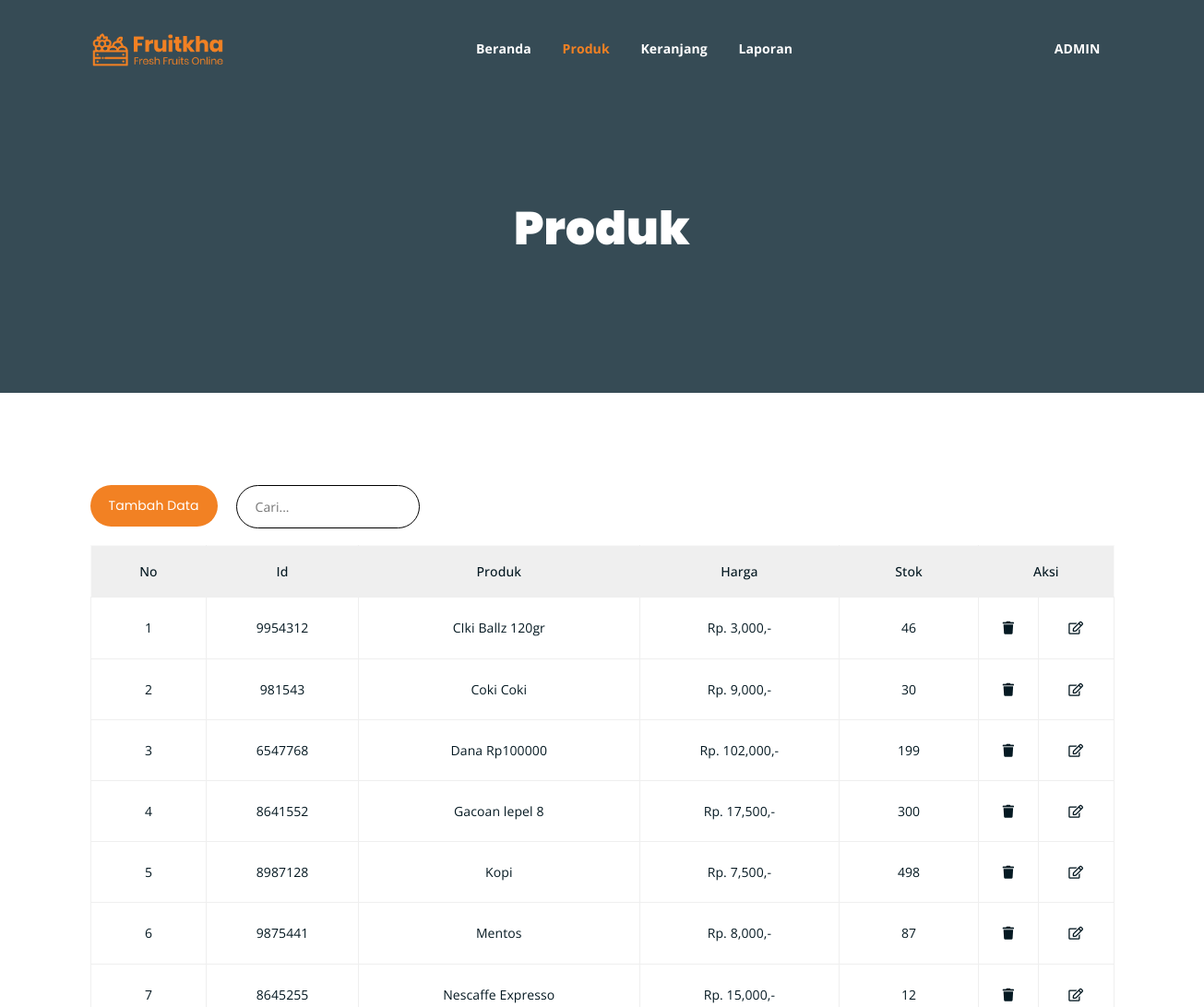
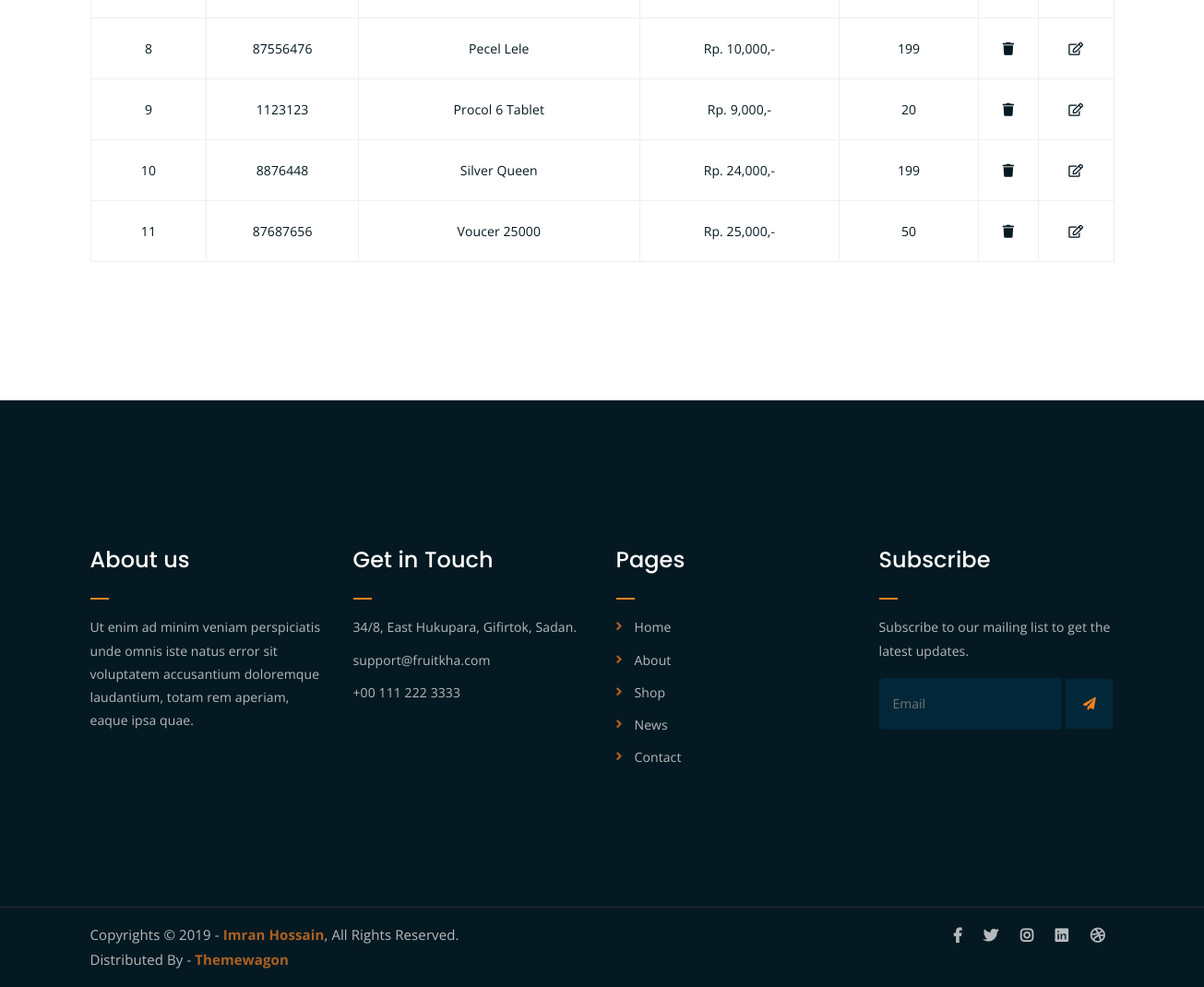
The app's page /admin/produk.php (signed in) with its own data (2 pictures, top to bottom).
### tables this page shows
CREATE TABLE `produk` (
  `idproduk` int NOT NULL,
  `namaproduk` varchar(255) NOT NULL,
  `harga` varchar(255) NOT NULL,
  `stok` int NOT NULL
);

### admin/produk.php (the view, shortened to what this page needs)
<?php
include 'include/config.php';
if (isset($_POST['cari'])) {
	$cari = $_POST['cari'];
	$queryproduk = mysqli_query($conn, "SELECT * FROM produk WHERE
						idproduk LIKE '%$cari%' OR namaproduk LIKE '%$cari%'");
} else {
	$queryproduk = mysqli_query($conn, "SELECT *from produk ORDER BY namaproduk ASC");
}
?>
<!DOCTYPE html>
<html lang="en">
<head>
	<link rel="stylesheet" href="assets/css/all.min.css">
	<link rel="stylesheet" href="assets/bootstrap/css/bootstrap.min.css">
	<link rel="stylesheet" href="assets/css/owl.carousel.css">
	<link rel="stylesheet" href="assets/css/magnific-popup.css">
	<link rel="stylesheet" href="assets/css/animate.css">
	<link rel="stylesheet" href="assets/css/meanmenu.min.css">
	<link rel="stylesheet" href="assets/css/main.css">
	<link rel="stylesheet" href="assets/css/responsive.css">
</head>
<body>
	<div class="top-header-area" id="sticker">
		<div class="container">
			<div class="row">
				<div class="col-lg-12 col-sm-12 text-center">
					<div class="main-menu-wrap">
						<div class="site-logo">
							<a href="#">
								<img src="assets/img/logo.png" alt="">
							</a>
						</div>
						<nav class="main-menu">
							<ul>
								<li><a href="beranda.php">Beranda</a></li>
								<li class="current-list-item"><a href="#">Produk</a></li>
								<li><a href="keranjang.php">Keranjang</a></li>
								<li><a href="laporan.php">Laporan</a></li>
								<li><a href="#">
										<?php echo $_SESSION['nama']; ?>
									</a>
								</li>
							</ul>
						</nav>
					</div>
				</div>
			</div>
		</div>
	</div>
	<div class="breadcrumb-section breadcrumb-bg">
		<div class="container">
			<div class="row">
				<div class="col-lg-8 offset-lg-2 text-center">
					<div class="breadcrumb-text">
						<h1>Produk</h1>
					</div>
				</div>
			</div>
		</div>
	</div>
	<div class="cart-section mt-100 mb-150">
		<div class="container">
			<div class="row">
				<a style="margin-left:15px;margin-bottom:20px; margin-right:20px;" class="boxed-btn"
					href="prdtbh.php">Tambah Data</a>
				<form class="searchform" action="" method="post">
					<input type="text" placeholder="Cari..." name="cari">
				</form>
				<div class="col-md-12">
					<div class="cart-table-wrap">
						<table class="cart-table">
							<thead class="cart-table-head">
								<tr class="table-head-row">
									<th>No</th>
									<th>Id</th>
									<th class="product-name">Produk</th>
									<th class="product-price">Harga</th>
									<th class="product-total">Stok</th>
									<th class="product-remove" colspan="2">Aksi</th>
								</tr>
							</thead>
							<tbody>
								<?php if (mysqli_num_rows($queryproduk) > 0) { ?>
									<?php
									$i = 1;
									while ($rowp = mysqli_fetch_assoc($queryproduk)) {
										?>
										<tr class="table-body-row">
											<td>
												<?php echo $i ?>
											</td>
											<td>
												<?php echo $rowp['idproduk']; ?>
											</td>
											<td class="product-name">
												<?php echo $rowp['namaproduk']; ?>
											</td>
											<td class="product-price">Rp.
												<?php echo number_format($rowp['harga']); ?>,-
											</td>
											<td class="product-total">
												<?php echo $rowp['stok']; ?>
											</td>
											<td class="product-remove"><a
													href="aksi/prdhapus.php?id=<?php echo $rowp['idproduk']; ?>"
													title="Hapus"><i class="fa fa-trash"></i></a></td>
											<td class="product-remove"><a href="prdedit.php?id=<?php echo $rowp['idproduk']; ?>"
													title="Edit"><i class="far fa-edit"></i></a></td>
										</tr>
										<?php
										$i++;
									}
								} else {
									echo "<tr><td colspan='7'>Data tidak ditemukan<td></tr>";
								} ?>
							</tbody>
						</table>
					</div>
				</div>
			</div>
		</div>
	</div>
	<div class="footer-area">
		<div class="container">
			<div class="row">
				<div class="col-lg-3 col-md-6">
					<div class="footer-box about-widget">
						<h2 class="widget-title">About us</h2>
						<p>Ut enim ad minim veniam perspiciatis unde omnis iste natus error sit voluptatem accusantium
							doloremque laudantium, totam rem aperiam, eaque ipsa quae.</p>
					</div>
				</div>
				<div class="col-lg-3 col-md-6">
					<div class="footer-box get-in-touch">
						<h2 class="widget-title">Get in Touch</h2>
						<ul>
							<li>34/8, East Hukupara, Gifirtok, Sadan.</li>
							<li>support@fruitkha.com</li>
							<li>+00 111 222 3333</li>
						</ul>
					</div>
				</div>
				<div class="col-lg-3 col-md-6">
					<div class="footer-box pages">
						<h2 class="widget-title">Pages</h2>
						<ul>
							<li><a href="index.html">Home</a></li>
							<li><a href="about.html">About</a></li>
							<li><a href="services.html">Shop</a></li>
							<li><a href="news.html">News</a></li>
							<li><a href="contact.html">Contact</a></li>
						</ul>
					</div>
				</div>
				<div class="col-lg-3 col-md-6">
					<div class="footer-box subscribe">
						<h2 class="widget-title">Subscribe</h2>
						<p>Subscribe to our mailing list to get the latest updates.</p>
						<form action="index.html">
							<input type="email" placeholder="Email">
							<button type="submit"><i class="fas fa-paper-plane"></i></button>
						</form>
					</div>
				</div>
			</div>
		</div>
	</div>
	<div class="copyright">
		<div class="container">
			<div class="row">
				<div class="col-lg-6 col-md-12">
					<p>Copyrights &copy; 2019 - <a href="https://imransdesign.com/">Imran Hossain</a>, All Rights
						Reserved.<br>
						Distributed By - <a href="https://themewagon.com/">Themewagon</a>
					</p>
				</div>
				<div class="col-lg-6 text-right col-md-12">
					<div class="social-icons">
						<ul>
							<li><a href="#" target="_blank"><i class="fab fa-facebook-f"></i></a></li>
							<li><a href="#" target="_blank"><i class="fab fa-twitter"></i></a></li>
							<li><a href="#" target="_blank"><i class="fab fa-instagram"></i></a></li>
							<li><a href="#" target="_blank"><i class="fab fa-linkedin"></i></a></li>
							<li><a href="#" target="_blank"><i class="fab fa-dribbble"></i></a></li>
						</ul>
					</div>
				</div>
			</div>
		</div>
	</div>
</body>
</html>

### records on screen
produk: idproduk "9954312", namaproduk "CIki Ballz 120gr", harga "3,000", stok "46"
produk: idproduk "981543", namaproduk "Coki Coki", harga "9,000", stok "30"
produk: idproduk "6547768", namaproduk "Dana Rp100000", harga "102,000", stok "199"
produk: idproduk "8641552", namaproduk "Gacoan lepel 8", harga "17,500", stok "300"
produk: idproduk "8987128", namaproduk "Kopi", harga "7,500", stok "498"
produk: idproduk "9875441", namaproduk "Mentos", harga "8,000", stok "87"
produk: idproduk "8645255", namaproduk "Nescaffe Expresso", harga "15,000", stok "12"
produk: idproduk "87556476", namaproduk "Pecel Lele", harga "10,000", stok "199"
produk: idproduk "1123123", namaproduk "Procol 6 Tablet", harga "9,000", stok "20"
produk: idproduk "8876448", namaproduk "Silver Queen", harga "24,000", stok "199"
produk: idproduk "87687656", namaproduk "Voucer 25000", harga "25,000", stok "50"

### other values on screen
$_SESSION['nama'] "ADMIN"
